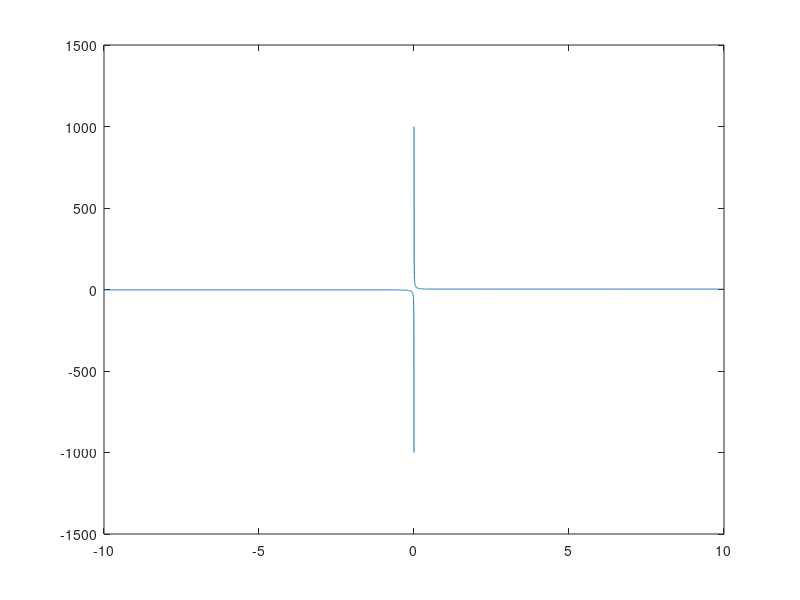

This figure's MATLAB source:
ti=-10:0.001:10;
%f1=((cosh(ti).*cosh(ti)).*(1+tanh(ti).*tanh(ti)))./tanh(ti);
f1=((1+tanh(ti).*tanh(ti)))./tanh(ti);
f2=atan(ti);
%figure
%subplot(2,1,1)
plot(ti,f1)
%subplot(2,1,2)
%plot(ti,f2)